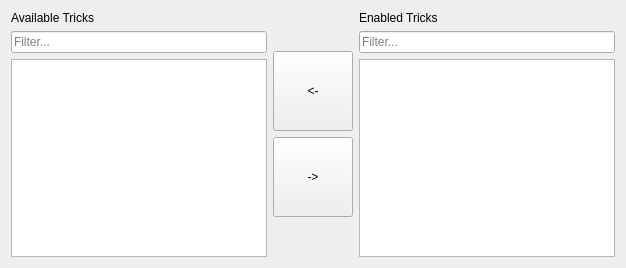
          <widget class="QWidget" name="tab_tricks">
           <attribute name="title">
            <string>Logic Tricks</string>
           </attribute>
           <layout class="QVBoxLayout" name="verticalLayout_tricks">
            <item>
             <layout class="QHBoxLayout" name="layout_tricks">
              <item>
               <layout class="QVBoxLayout" name="layout_available_tricks">
                <item>
                 <widget class="QLabel" name="label_for_available_tricks">
                  <property name="text">
                   <string>Available Tricks</string>
                  </property>
                 </widget>
                </item>
                <item>
                 <widget class="QLineEdit" name="filter_available_tricks">
                  <property name="placeholderText">
                   <string>Filter...</string>
                  </property>
                 </widget>
                </item>
                <item>
                 <widget class="QListView" name="available_tricks">
                  <property name="font">
                   <font>
                    <pointsize>8</pointsize>
                   </font>
                  </property>
                  <property name="editTriggers">
                   <set>QAbstractItemView::NoEditTriggers</set>
                  </property>
                  <property name="selectionMode">
                   <enum>QAbstractItemView::ExtendedSelection</enum>
                  </property>
                 </widget>
                </item>
               </layout>
              </item>
              <item>
               <layout class="QVBoxLayout" name="layout_tricks_buttons">
                <item>
                 <spacer name="tricks_buttons_spacer_top">
                  <property name="orientation">
                   <enum>Qt::Vertical</enum>
                  </property>
                  <property name="sizeHint" stdset="0">
                   <size>
                    <width>20</width>
                    <height>40</height>
                   </size>
                  </property>
                 </spacer>
                </item>
                <item>
                 <widget class="QPushButton" name="disable_trick">
                  <property name="minimumSize">
                   <size>
                    <width>0</width>
                    <height>80</height>
                   </size>
                  </property>
                  <property name="text">
                   <string>&lt;-</string>
                  </property>
                 </widget>
                </item>
                <item>
                 <widget class="QPushButton" name="enable_trick">
                  <property name="minimumSize">
                   <size>
                    <width>0</width>
                    <height>80</height>
                   </size>
                  </property>
                  <property name="text">
                   <string>-&gt;</string>
                  </property>
                 </widget>
                </item>
                <item>
                 <spacer name="tricks_buttons_spacer_bottom">
                  <property name="orientation">
                   <enum>Qt::Vertical</enum>
                  </property>
                  <property name="sizeHint" stdset="0">
                   <size>
                    <width>20</width>
                    <height>40</height>
                   </size>
                  </property>
                 </spacer>
                </item>
               </layout>
              </item>
              <item>
               <layout class="QVBoxLayout" name="layout_enabled_tricks">
                <item>
                 <widget class="QLabel" name="label_for_enabled_tricks">
                  <property name="text">
                   <string>Enabled Tricks</string>
                  </property>
                 </widget>
                </item>
                <item>
                 <widget class="QLineEdit" name="filter_enabled_tricks">
                  <property name="placeholderText">
                   <string>Filter...</string>
                  </property>
                 </widget>
                </item>
                <item>
                 <widget class="QListView" name="enabled_tricks">
                  <property name="font">
                   <font>
                    <pointsize>8</pointsize>
                   </font>
                  </property>
                  <property name="editTriggers">
                   <set>QAbstractItemView::NoEditTriggers</set>
                  </property>
                  <property name="selectionMode">
                   <enum>QAbstractItemView::ExtendedSelection</enum>
                  </property>
                 </widget>
                </item>
               </layout>
              </item>
             </layout>
            </item>
           </layout>
          </widget>
